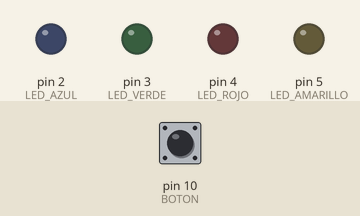
Bench run of a sketch on a simulated Arduino Uno, built with avr-gcc and run on an emulated ATmega328P. Shown: output pins drawn as LEDs (lit = HIGH). The test bench sets the inputs (shaded band); at power-on: pin 10 (BOTON) HIGH.

Above: at 1.2 s.
1.3 s: pin 10 (BOTON) pulled LOW for 0.15 s
At 1.37 s:
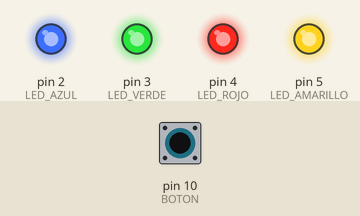
2.9 s: pin 10 (BOTON) pulled LOW for 3.2 s
At 6.7 s:
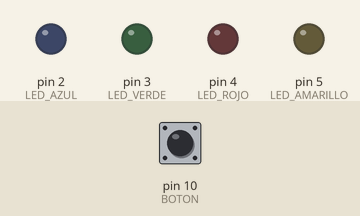
Timing chart, 0 to 8.2 s (numbered marks = the images above; inputs shaded):
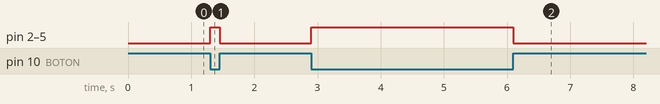

The sketch:

1_Atanasoff_Gutierrez.ino
```cpp
// Ejercicio evaluatorio 3er bimestre
/*
  Integrantes
    Nombre: Tomás
    Apellido: Atanasoff
    Curso: 3ro B

    Nombre: Facundo
    Apellido: Gutierrez
    Curso: 3ro E

Congisgnas
  Conexionado:
    En la protoboard, conectar 4 LEDs para que cada uno pueda ser controlado individualmente. Cada LED deberá tener su respectiva resistencia.
    Se debe conectar tambien, un pulsador que permita recibir información de un usuario.
    Indicar a continuación los pines a los cuales se conectó cada elemento y el valor de resistencias utilizado:
      Pines:
        Boton:10
        LED1: 2
        LED2: 3
        LED3: 4
        LED4: 5
      Valor:
        R_boton: 5.6k Ohms
        R_LEDs:330 Ohms
 */

// Definiendo Pines para los componentes
#define LED_AZUL 2
#define LED_VERDE 3
#define LED_ROJO 4
#define LED_AMARILLO 5
#define BOTON 10

bool botonPresionado; // Booleano para checkear si el boton está presionado

void setup() {

  // Seteando modo de los pines
  pinMode(LED_AZUL, OUTPUT);
  pinMode(LED_VERDE, OUTPUT);
  pinMode(LED_ROJO, OUTPUT);
  pinMode(LED_AMARILLO, OUTPUT);

  // Boton es un input
  pinMode(BOTON, INPUT);


  Serial.begin(9600); // Iniciando serial
}

void loop() {
  // Leyendo el estado del boton, negando porque está en pull-up
  botonPresionado = !digitalRead(BOTON);

   // Seteando leds
  digitalWrite(LED_AZUL, botonPresionado);
  digitalWrite(LED_VERDE, botonPresionado);
  digitalWrite(LED_ROJO, botonPresionado);
  digitalWrite(LED_AMARILLO, botonPresionado);
}
```

Measured:
- after the input at 1.3 s, pin 2 (LED_AZUL), pin 3 (LED_VERDE), pin 4 (LED_ROJO), pin 5 (LED_AMARILLO): LOW → HIGH at once, → LOW 0.15 s later
- after the input at 2.9 s, pin 2 (LED_AZUL), pin 3 (LED_VERDE), pin 4 (LED_ROJO), pin 5 (LED_AMARILLO): LOW → HIGH at once, → LOW 3.2 s later
